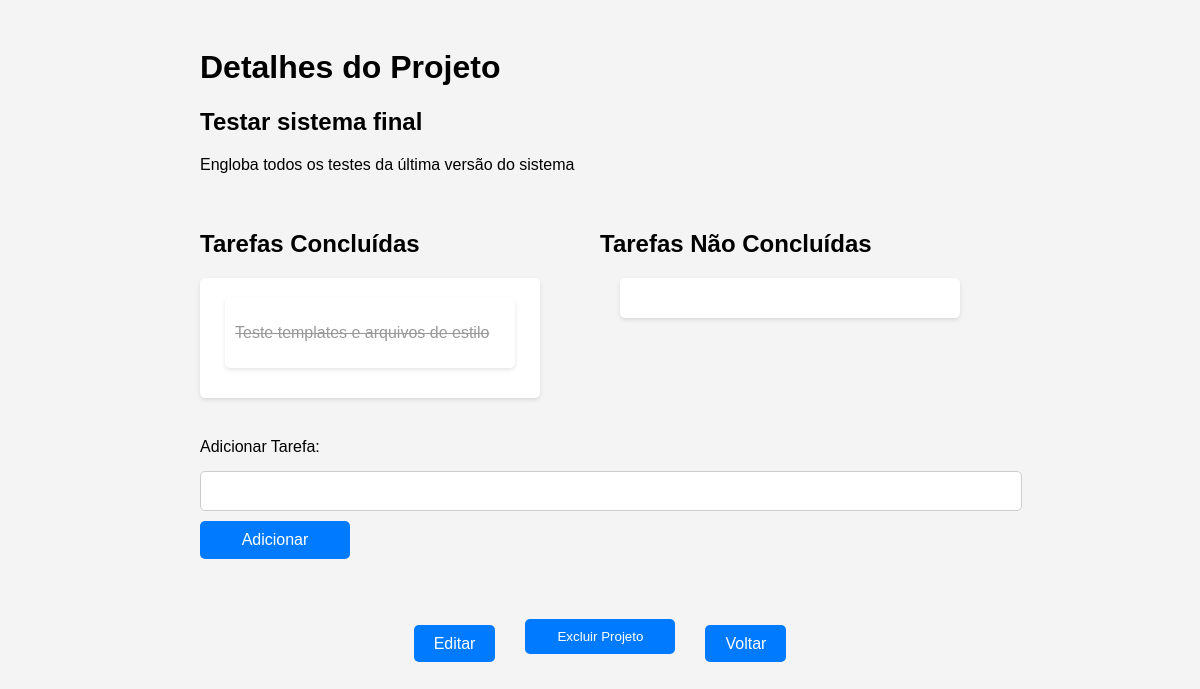
The page /projeto/4 on the database its author committed.
### tables this page shows
CREATE TABLE projetos (
                        id INTEGER PRIMARY KEY AUTOINCREMENT,
                        nome TEXT NOT NULL,
                        descricao TEXT NOT NULL,
                        data_criacao DATE NOT NULL DEFAULT CURRENT_DATE
                     );

CREATE TABLE tarefas (
                        id INTEGER PRIMARY KEY AUTOINCREMENT,
                        descricao TEXT NOT NULL,
                        data_criacao DATE NOT NULL DEFAULT CURRENT_DATE,
                        status BOOLEAN NOT NULL,
                        projeto_id INTEGER NOT NULL,
                        FOREIGN KEY (projeto_id) REFERENCES projetos(id)
                     );

### app.py (the view)
@app.route('/projeto/<int:projeto_id>')
def detalhes_projeto(projeto_id):
    projeto = get_project(projeto_id)
    if projeto:
        tarefas_concluidas = get_completed_tasks(projeto_id)
        tarefas_nao_concluidas = get_incomplete_tasks(projeto_id)
        return render_template('detalhes_projeto.html', projeto=projeto,
                                tarefas_concluidas=tarefas_concluidas,
                                tarefas_nao_concluidas=tarefas_nao_concluidas)
    else:
        return render_template('error.html', message="Projeto não encontrado.")

### database.py (called while the page is built)
def get_completed_tasks(project_id):
    conn = sqlite3.connect(DB_FILE)
    c = conn.cursor()
    c.execute('SELECT * FROM tarefas WHERE projeto_id = ? AND status = 1', (project_id,))
    tasks = c.fetchall()
    conn.close()
    return tasks

def get_incomplete_tasks(project_id):
    conn = sqlite3.connect(DB_FILE)
    c = conn.cursor()
    c.execute('SELECT * FROM tarefas WHERE projeto_id = ? AND status = 0', (project_id,))
    tasks = c.fetchall()
    conn.close()
    return tasks

def get_project(id):
    conn = sqlite3.connect(DB_FILE)
    conn.row_factory = sqlite3.Row
    cursor = conn.cursor()
    cursor.execute('SELECT * FROM projetos WHERE id = ?', (id,))
    projeto = cursor.fetchone()
    conn.close()
    return projeto

### templates/detalhes_projeto.html (shortened to what this page needs)
<!DOCTYPE html>
<html lang="pt-BR">
<head>
    <link rel="stylesheet" href="{{ url_for('static', filename='styles.css') }}">
</head>
<body>
    <div class="container-detalhes">
        <div class="cabecalho">
            <h1>Detalhes do Projeto</h1>
            <h2>{{ projeto.nome }}</h2>
            <p>{{ projeto.descricao }}</p>
        </div>
        <div class="tarefas">
            <div class="bloco-tarefa">
                <h2>Tarefas Concluídas</h2>
                <div class="task-list completed-tasks">
                    {% for tarefa in tarefas_concluidas %}
                    <div class="task completed" data-task-id="{{ tarefa[0] }}">
                        <p>{{ tarefa[1] }}</p>
                    </div>
                    {% endfor %}
                    </div>
                </div>
            <div class="bloco-tarefa">
                <h2>Tarefas Não Concluídas</h2>
                <div class="task-list incomplete-tasks">
                </div>
            </div>
        </div>
        <form action="{{ url_for('adicionar_tarefa', projeto_id=projeto.id) }}" method="post" class="form-group">
            <label for="descricao">Adicionar Tarefa:</label>
            <input type="text" name="descricao" id="descricao">
            <button type="submit" class="btn">Adicionar</button>
        </form>
        <div class="bloco-botoes">
            <p><a href="{{ url_for('editar_projeto', projeto_id=projeto.id) }}" class="btn">Editar</a></p>
            <form action="{{ url_for('excluir_projeto', projeto_id=projeto.id) }}" method="post" class="form-group" id="form-excluir-projeto">
                <button type="button" class="btn" id="btn-excluir-projeto">Excluir Projeto</button>
            </form>
            <p><a href="{{ url_for('index') }}" class="btn">Voltar</a></p>
        </div>
    </div>
</body>
</html>

### static/styles.css (style rules this page uses)
body { font-family: Arial, sans-serif; background-color: #f4f4f4; }
.bloco-tarefa { width: 45%; float: left; margin-right: 5%; }
.task-list { background-color: #ffffff; border-radius: 5px; box-shadow: 0 2px 4px rgba(0, 0, 0, 0.1); padding: 20px; margin-bottom: 20px; display: flex; flex-direction: column; align-items: center; }
.completed-tasks { flex: 1; margin-right: 20px; }
.incomplete-tasks { flex: 1; margin-left: 20px; }
.task { background-color: #ffffff; border-radius: 5px; box-shadow: 0 2px 4px rgba(0, 0, 0, 0.1); padding: 10px; margin-bottom: 10px; cursor: pointer; transition: background-color 0.3s ease; width: 90%; max-width: 300px; }
.completed { text-decoration: line-through; color: #999999; }
.form-group { margin-bottom: 20px; }
.btn { background-color: #007bff; color: #ffffff; border: none; border-radius: 5px; padding: 10px 20px; text-decoration: none; cursor: pointer; transition: background-color 0.3s ease; width: 150px; }
.bloco-botoes { margin: 20px 10px; display: flex; justify-content: center; flex-direction: row; gap: 30px; }
.container-detalhes { max-width: 800px; margin: 0 auto; padding: 20px; display: flex; flex-direction: column; gap: 20px; }
.form-group { display: flex; flex-direction: column; gap: 10px; }
.form-group label { display: block; margin-bottom: 5px; }
.form-group input[type="text"] { width: 100%; padding: 10px; border: 1px solid #ccc; border-radius: 5px; font-size: 16px; transition: border-color 0.3s ease; }
.form-group button[type="submit"] { background-color: #007bff; color: #ffffff; border: none; border-radius: 5px; padding: 10px 20px; font-size: 16px; cursor: pointer; transition: background-color 0.3s ease; }

### rows shown on the page
projetos: nome "Testar sistema final", descricao "Engloba todos os testes da última versão do sistema"
tarefas: descricao "Teste templates e arquivos de estilo"
